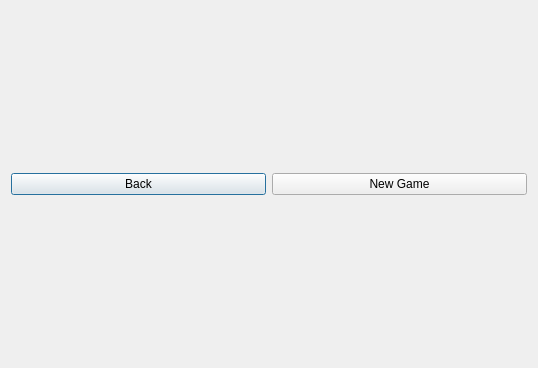
<?xml version="1.0" encoding="UTF-8"?>
<ui version="4.0">
 <class>Game</class>
 <widget class="QDialog" name="Game">
  <property name="windowModality">
   <enum>Qt::WindowModal</enum>
  </property>
  <property name="geometry">
   <rect>
    <x>0</x>
    <y>0</y>
    <width>538</width>
    <height>368</height>
   </rect>
  </property>
  <property name="sizePolicy">
   <sizepolicy hsizetype="Preferred" vsizetype="Preferred">
    <horstretch>0</horstretch>
    <verstretch>0</verstretch>
   </sizepolicy>
  </property>
  <property name="minimumSize">
   <size>
    <width>0</width>
    <height>0</height>
   </size>
  </property>
  <property name="maximumSize">
   <size>
    <width>16777215</width>
    <height>16777215</height>
   </size>
  </property>
  <property name="windowTitle">
   <string>Tic Tac Toe</string>
  </property>
  <property name="styleSheet">
   <string notr="true">QPushButton[cell=true]{
font: 50px &quot;Verdana&quot;;
min-height: 100px;
max-height: 100px;
min-width: 100px;
max-width: 100px;
}
</string>
  </property>
  <layout class="QVBoxLayout" name="verticalLayout_2">
   <item>
    <layout class="QHBoxLayout" name="horizontalLayout">
     <item>
      <layout class="QVBoxLayout" name="verticalLayout">
       <item>
        <layout class="QGridLayout" name="gridBoard">
         <property name="spacing">
          <number>0</number>
         </property>
        </layout>
       </item>
       <item>
        <layout class="QHBoxLayout" name="horizontalLayout_2">
         <item>
          <widget class="QPushButton" name="back">
           <property name="font">
            <font>
             <pointsize>9</pointsize>
             <weight>50</weight>
             <bold>false</bold>
            </font>
           </property>
           <property name="text">
            <string>Back</string>
           </property>
          </widget>
         </item>
         <item>
          <widget class="QPushButton" name="reset">
           <property name="enabled">
            <bool>true</bool>
           </property>
           <property name="font">
            <font>
             <pointsize>9</pointsize>
             <weight>50</weight>
             <bold>false</bold>
            </font>
           </property>
           <property name="text">
            <string>New Game</string>
           </property>
          </widget>
         </item>
        </layout>
       </item>
      </layout>
     </item>
    </layout>
   </item>
  </layout>
 </widget>
 <layoutdefault spacing="6" margin="11"/>
 <resources/>
 <connections/>
</ui>
